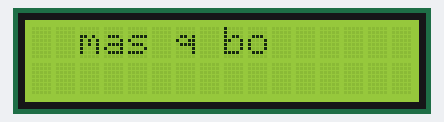
A sketch run on a simulated Arduino Mega 2560, built with avr-gcc and run on an emulated ATmega2560. Shown: 16×2 character LCD.

Above: at 0.52 s.
At 19.75 s:
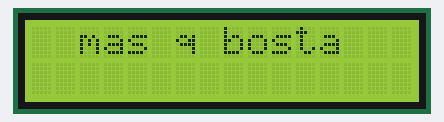
At 39.61 s:
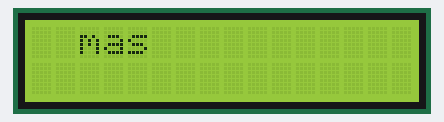

The sketch:

teste_lcdDisplay_freeRTOS.ino
```cpp
#include <Arduino_FreeRTOS.h>
#include <LiquidCrystal.h>


LiquidCrystal lcd(37, 36, 35, 34, 33, 32);

void TaskLCD( void *pvParameters );

void setup() {
  lcd.begin(16, 2);

  xTaskCreate(

    TaskLCD

    ,  (const portCHAR *)"LCD"   // A name just for humans

    ,  128  // This stack size can be checked & adjusted by reading the Stack Highwater

    ,  NULL

    ,  2  // Priority, with 3 (configMAX_PRIORITIES - 1) being the highest, and 0 being the lowest.

    ,  NULL );

}

void loop() {}


void TaskLCD(void *pvParameters)  // This is a task.
{

  (void) pvParameters;


  for (;;) // A Task shall never return or exit.

  {

    lcd.clear();
    //Posiciona o cursor na coluna 3, linha 0;
    lcd.setCursor(2, 0);
    //Envia o texto entre aspas para o LCD
    lcd.print("mas q bosta");
    lcd.setCursor(1, 1);
    lcd.print("cu");

  }

}
```
